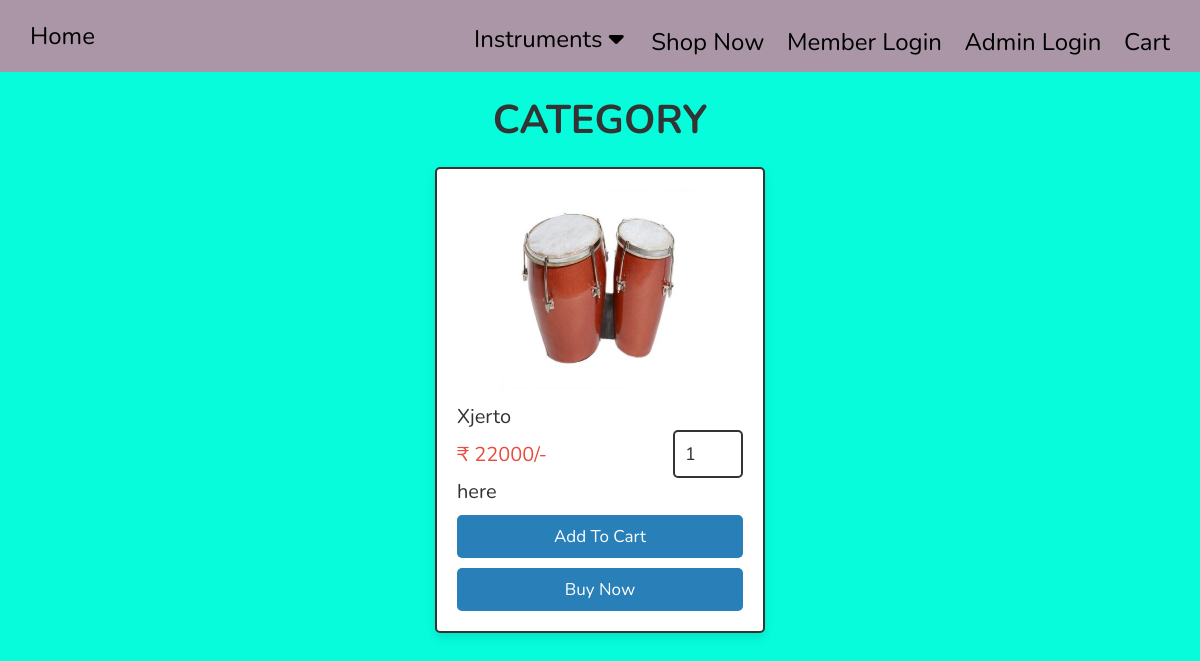
The page /category.php?category=Percussion (signed in) on the database its author committed.
### tables this page shows
CREATE TABLE `products` (
  `id` int(100) NOT NULL,
  `name` varchar(100) NOT NULL,
  `details` varchar(500) NOT NULL,
  `price` int(10) NOT NULL,
  `category` text NOT NULL,
  `image` varchar(100) NOT NULL
);

### category.php (the view, shortened to what this page needs)
<?php
include 'dashboard/config.php';
?>
<!DOCTYPE html>
<html lang="en">
<head>
   <link rel="stylesheet" href="https://cdnjs.cloudflare.com/ajax/libs/font-awesome/6.1.1/css/all.min.css">
   <link rel="stylesheet" href="cat_style/style.css">
   <link rel="stylesheet" href="css/home.css">
</head>
<body>
<?php include 'header/header.php'; ?>
<section class="products">
   <h1 class="heading">category</h1>
   <div class="box-container">
   <?php
      $category_name = $_GET['category'];
      $select_products = $conn->prepare("SELECT * FROM `products` WHERE category = ?");
      $select_products->execute([$category_name]);
      if($select_products->rowCount() > 0){
         while($fetch_products = $select_products->fetch(PDO::FETCH_ASSOC)){
   ?>
   <form action="" class="box" method="POST">
      <img src="dashboard/instruments_img/<?= $fetch_products['image']; ?>" alt="">
      <div class="name"><?= $fetch_products['name']; ?></div>
      <div class="flex">
      <div class="price">₹ <span><?= $fetch_products['price']; ?></span>/-</div>
      <input type="number" min="1" value="1" name="qty" class="qty" max="99" onkeypress="if(this.value.length == 2) return false;">
      </div>
      <div class="name"><?= $fetch_products['details']; ?></div>
      <input type="submit" value="add to cart" class="btn" name="add_to_cart">
      <input type="button" value="Buy Now" href="checkout.php?id=<?= $fetch_products['id'];?>" class="btn">
   </form>
   <?php
      }
   }else{
      echo '<p class="empty">no products found!</p>';
   }
   ?>
   </div>
</section>
</body>
</html>

### cat_style/style.css (style rules this page uses)
:root { --main-color: #2980b9; --orange: #f39c12; --red: #e74c3c; --black: #333; --white: #fff; --light-color: #666; --light-bg: rgb(6, 252, 219); --border: .2rem solid var(--black); --box-shadow: 0 .5rem 1rem rgba(0, 0, 0, .1); }
* { font-family: 'Nunito', sans-serif; margin: 0; padding: 0; box-sizing: border-box; outline: none; border: none; text-decoration: none; }
html { font-size: 62.5%; overflow-x: hidden; }
body { background-color: var(--light-bg); }
section { padding: 6rem; max-width: 1200px; margin: 0 auto; }
.heading { font-size: 4rem; color: var(--black); margin-bottom: 2rem; margin-top: revert; text-align: center; text-transform: uppercase; }
.btn, .delete-btn, .option-btn { display: block; width: 100%; margin-top: 1rem; border-radius: .5rem; padding: 1rem 3rem; font-size: 1.7rem; text-transform: capitalize; color: var(--white); cursor: pointer; text-align: center; }
.btn { background-color: var(--main-color); }
.products .box-container { display: grid; grid-template-columns: repeat(auto-fit, 33rem); gap: 1.5rem; justify-content: center; align-items: flex-start; }
.products .box-container .box { position: relative; background-color: var(--white); box-shadow: var(--box-shadow); border-radius: .5rem; border: var(--border); padding: 2rem; overflow: hidden; }
.products .box-container .box img { height: 20rem; width: 100%; object-fit: contain; margin-bottom: 1rem; }
.products .box-container .box .name { font-size: 2rem; color: var(--black); }
.products .box-container .box .flex { display: flex; align-items: center; gap: 1rem; }
.products .box-container .box .flex .qty { width: 7rem; padding: 1rem; border: var(--border); font-size: 1.8rem; color: var(--black); border-radius: .5rem; }
.products .box-container .box .flex .price { font-size: 2rem; color: var(--red); margin-right: auto; }

### css/home.css (style rules this page uses)
* { margin: 0; padding: 0; box-sizing: border-box; }
html { scroll-behavior: smooth; }
.products { flex: 0.75; }

### rows shown on the page
products: image (picture), name "Xjerto", price "22000", details "here"
